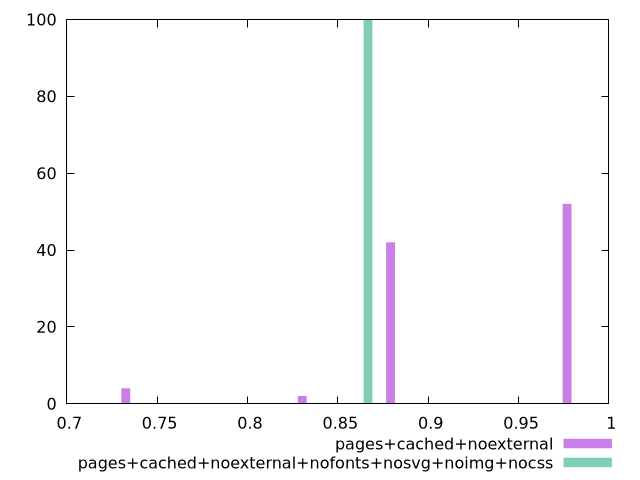

Here is the gnuplot script that generated this plot:
$_pagesCachedNoexternal <<EOF
0.8791686324893329 42
0.9768540360992588 52
0.83032593068437 2
0.732640527074444 4
EOF
$_pagesCachedNoexternalNofontsNosvgNoimgNocss <<EOF
0.8666666666666666 100
EOF
set key outside below
set terminal pngcairo
set output "report_00004_2020-11-02T20-21-41.718Z/uses-http2/uses-http2_pages+cached+noexternal_pages+cached+noexternal+nofonts+nosvg+noimg+nocss+hist.png"
set boxwidth 0.0048842701804962954
set style fill transparent solid 0.5 noborder
set yrange [0:100]
plot $_pagesCachedNoexternal title "pages+cached+noexternal" with boxes ,$_pagesCachedNoexternalNofontsNosvgNoimgNocss title "pages+cached+noexternal+nofonts+nosvg+noimg+nocss" with boxes ,
